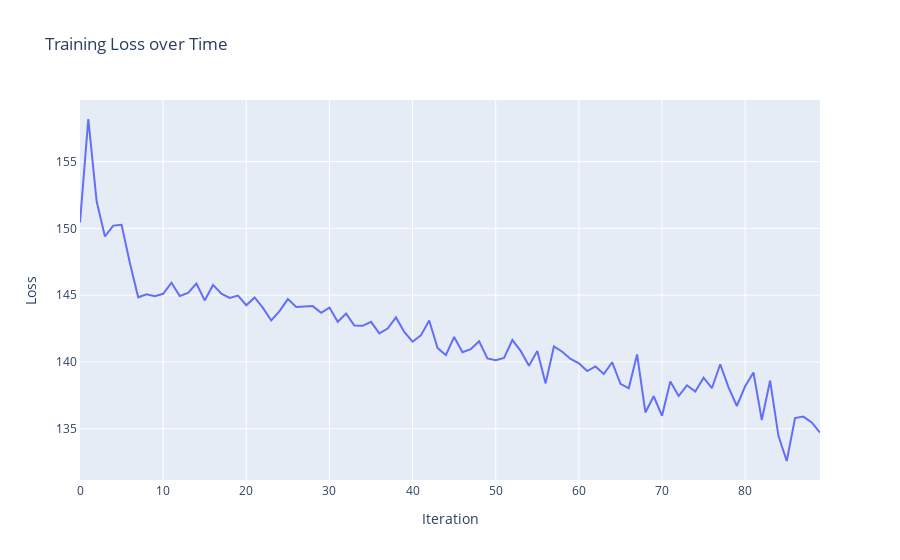

Notebook cell for this chart:
### Code cell
import plotly.graph_objects as go

# Create the figure
fig = go.Figure()

# Add the loss curve data
fig.add_trace(go.Scatter(y=loss_list, mode='lines', name='Loss'))

# Set the layout for the figure
fig.update_layout(
    title='Training Loss over Time',
    xaxis_title='Iteration',
    yaxis_title='Loss',
    xaxis=dict(showgrid=True, showline=True, showticklabels=True),
    yaxis=dict(showgrid=True, showline=True, showticklabels=True)
)

# Display the figure
fig.show()

### Figure 1 — Plotly figure (JSON) as saved in the notebook; plotly's stock layout.template omitted (floating-point values rounded to 4 significant figures)
{"data": [{"mode": "lines", "name": "Loss", "type": "scatter", "y": [150.4, 158.2, 152.0, 149.4, 150.2, 150.3, 147.4, 144.8, 145.1, 144.9, 145.1, 145.9, 144.9, 145.2, 145.9, 144.6, 145.8, 145.1, 144.8, 145.0, 144.2, 144.8, 144.1, 143.1, 143.8, 144.7, 144.1, 144.1, 144.2, 143.7, 144.1, 143.0, 143.6, 142.7, 142.7, 143.0, 142.1, 142.5, 143.3, 142.2, 141.5, 142.0, 143.1, 141.0, 140.5, 141.9, 140.7, 141.0, 141.5, 140.3, 140.1, 140.3, 141.6, 140.8, 139.7, 140.8, 138.4, 141.2, 140.8, 140.2, 139.9, 139.3, 139.7, 139.1, 140.0, 138.4, 138.0, 140.6, 136.2, 137.4, 136.0, 138.5, 137.4, 138.3, 137.8, 138.8, 138.0, 139.8, 138.1, 136.7, 138.2, 139.2, 135.7, 138.6, 134.5, 132.6, 135.8, 135.9, 135.5, 134.7]}], "layout": {"title": {"text": "Training Loss over Time"}, "xaxis": {"showgrid": true, "showline": true, "showticklabels": true, "title": {"text": "Iteration"}}, "yaxis": {"showgrid": true, "showline": true, "showticklabels": true, "title": {"text": "Loss"}}}}
